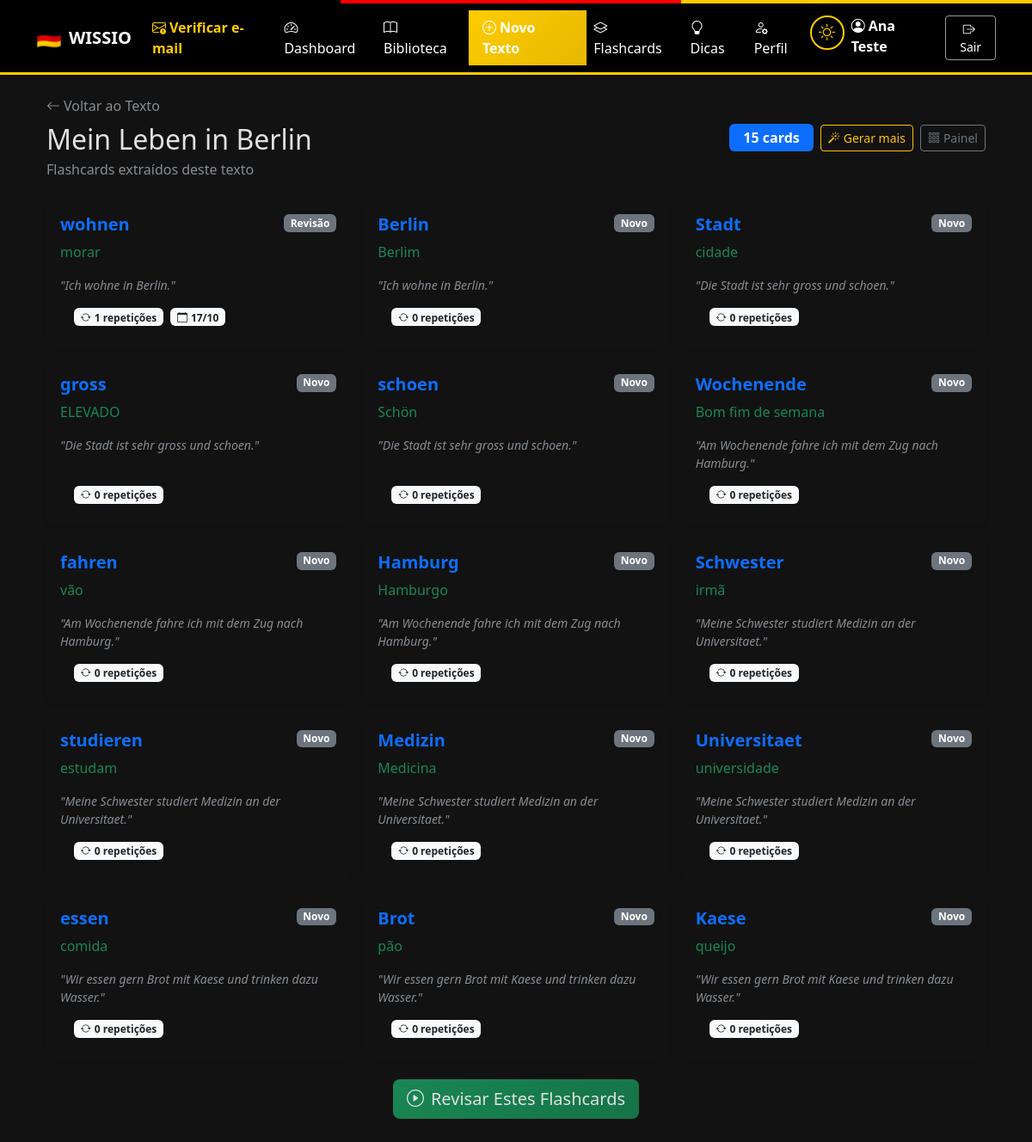
Page /texto/1/flashcards (signed in) on the committed database.
### models.py (models this page shows, shortened)
class Usuario(db.Model):
    __tablename__ = 'usuarios'
    id = db.Column(db.Integer, primary_key=True)
    nome = db.Column(db.String(100), nullable=False)
    email = db.Column(db.String(120), unique=True, nullable=False)
    senha_hash = db.Column(db.String(255), nullable=False)
    objetivo = db.Column(db.Enum(ObjetivoAprendizagem), nullable=True, values_callable=_valores_enum)
    nivel_atual = db.Column(db.Enum(NivelCEFR), default=NivelCEFR.A1, values_callable=_valores_enum)
    meta_diaria_minutos = db.Column(db.Integer, default=5)
    meta_semanal_textos = db.Column(db.Integer, default=3)
    meta_flashcards_iniciais = db.Column(db.Integer, default=20)
    onboarding_concluido = db.Column(db.Boolean, default=False)
    email_verificado = db.Column(db.Boolean, default=False)
    token_verificacao = db.Column(db.String(100), nullable=True)
    token_verificacao_expira = db.Column(db.DateTime, nullable=True)
    tema_escuro = db.Column(db.Boolean, default=False)  # Preferência de tema
    created_at = db.Column(db.DateTime, default=datetime.utcnow)
    updated_at = db.Column(db.DateTime, default=datetime.utcnow, onupdate=datetime.utcnow)
    textos = db.relationship('Texto', backref='usuario', lazy=True, cascade='all, delete-orphan')
    flashcards = db.relationship('Flashcard', backref='usuario', lazy=True, cascade='all, delete-orphan')
    progresso_flashcards = db.relationship('ProgressoFlashcard', backref='usuario', lazy=True, cascade='all, delete-orphan')
    ctest_submissoes = db.relationship('CTestSubmissao', backref='usuario', lazy=True, cascade='all, delete-orphan')
    estatisticas_diarias = db.relationship('EstatisticaDiaria', backref='usuario', lazy=True, cascade='all, delete-orphan')

class Texto(db.Model):
    __tablename__ = 'textos'
    id = db.Column(db.Integer, primary_key=True)
    titulo = db.Column(db.String(150), nullable=False)
    conteudo_original = db.Column(db.Text, nullable=False)
    nivel = db.Column(db.Enum(NivelCEFR), nullable=False, values_callable=_valores_enum)
    ctest_conteudo = db.Column(db.Text, nullable=True)
    ctest_respostas = db.Column(db.JSON, nullable=True)
    categoria = db.Column(db.String(50), nullable=True)
    tempo_estimado_min = db.Column(db.Integer, nullable=True)
    imagem_url = db.Column(db.String(500), nullable=True)
    created_at = db.Column(db.DateTime, default=datetime.utcnow)
    usuario_id = db.Column(db.Integer, db.ForeignKey('usuarios.id'), nullable=False)
    flashcards = db.relationship('Flashcard', backref='texto', lazy=True, cascade='all, delete-orphan')
    ctest_submissoes = db.relationship('CTestSubmissao', backref='texto', lazy=True, cascade='all, delete-orphan')

class Flashcard(db.Model):
    __tablename__ = 'flashcards'
    id = db.Column(db.Integer, primary_key=True)
    palavra_alemao = db.Column(db.String(100), nullable=False)
    traducao = db.Column(db.String(100), nullable=True)
    tipo = db.Column(db.String(40), nullable=True)
    exemplo = db.Column(db.Text, nullable=True)
    imagem_url = db.Column(db.String(500), nullable=True)
    created_at = db.Column(db.DateTime, default=datetime.utcnow)
    usuario_id = db.Column(db.Integer, db.ForeignKey('usuarios.id'), nullable=False)
    texto_id = db.Column(db.Integer, db.ForeignKey('textos.id'), nullable=True)
    progresso = db.relationship('ProgressoFlashcard', backref='flashcard', lazy=True, cascade='all, delete-orphan')

class ProgressoFlashcard(db.Model):
    __tablename__ = 'progresso_flashcards'
    id = db.Column(db.Integer, primary_key=True)
    usuario_id = db.Column(db.Integer, db.ForeignKey('usuarios.id'), nullable=False)
    flashcard_id = db.Column(db.Integer, db.ForeignKey('flashcards.id'), nullable=False)
    stability = db.Column(db.Float, default=0.0)  # Estabilidade da memória (dias)
    difficulty = db.Column(db.Float, default=5.0)  # Dificuldade do cartão (1-10)
    reps = db.Column(db.Integer, default=0)  # Número de revisões bem-sucedidas
    lapses = db.Column(db.Integer, default=0)  # Número de esquecimentos
    state = db.Column(db.Integer, default=0)  # 0=New, 1=Learning, 2=Review, 3=Relearning
    last_review = db.Column(db.DateTime, nullable=True)
    next_review = db.Column(db.DateTime, nullable=True)
    created_at = db.Column(db.DateTime, default=datetime.utcnow)
    updated_at = db.Column(db.DateTime, default=datetime.utcnow, onupdate=datetime.utcnow)
    @property
    def state_label(self):
        return {0: 'Novo', 1: 'Aprendendo', 2: 'Revisão', 3: 'Reaprender'}.get(self.state, 'Novo')
    __table_args__ = (db.UniqueConstraint('usuario_id', 'flashcard_id', name='uq_usuario_flashcard'),)

### app.py (the view)
@app.route('/texto/<int:id>/flashcards')
@login_required
def flashcards_do_texto(id):
    usuario = get_current_user()
    texto = Texto.query.get_or_404(id)
    if texto.usuario_id != usuario.id:
        abort(403)
    flashcards = Flashcard.query.filter_by(texto_id=texto.id, usuario_id=usuario.id).all()
    cards_data = []
    for fc in flashcards:
        prog = ProgressoFlashcard.query.filter_by(usuario_id=usuario.id, flashcard_id=fc.id).first()
        if not prog:
            prog = ProgressoFlashcard(usuario_id=usuario.id, flashcard_id=fc.id)
            db.session.add(prog)
        cards_data.append({'flashcard': fc, 'progresso': prog})
    db.session.commit()
    return render_template('flashcards_texto.html', texto=texto, cards_data=cards_data)

### app.py (called while the page is built)
def login_required(f):
    @wraps(f)
    def decorated_function(*args, **kwargs):
        if 'usuario_id' not in session:
            flash('Faça login para acessar esta página.', 'warning')
            return redirect(url_for('login', next=request.url))
        return f(*args, **kwargs)
    return decorated_function

def get_current_user():
    if 'usuario_id' in session:
        return Usuario.query.get(session['usuario_id'])
    return None

@app.context_processor
def inject_globals():
    usuario = get_current_user()
    tema_escuro = session.get('tema_escuro')
    if tema_escuro is None and usuario is not None:
        tema_escuro = usuario.tema_escuro
    return {
        'usuario': usuario,
        'tema_escuro': bool(tema_escuro),
    }

### templates/flashcards_texto.html (shortened to what this page needs)
{% extends "base.html" %}
{% block content %}
<div class="container mb-5">
    <div class="d-flex justify-content-between align-items-center mb-4 flex-wrap gap-2">
        <div>
            <a href="{{ url_for('ver_texto', id=texto.id) }}" class="text-decoration-none text-muted">
                <i class="bi bi-arrow-left me-1"></i>Voltar ao Texto
            </a>
            <h2 class="mb-1 mt-2">{{ texto.titulo }}</h2>
            <p class="text-muted mb-0">Flashcards extraídos deste texto</p>
        </div>
        <div class="d-flex align-items-center gap-2 flex-wrap">
            <span class="badge bg-primary fs-6 px-3 py-2">{{ cards_data|length }} cards</span>
            <form method="POST" action="{{ url_for('gerar_flashcards_do_texto', id=texto.id) }}" class="d-inline">
                <button class="btn btn-sm btn-outline-warning" title="Extrai novos vocabulários deste texto">
                    <i class="bi bi-magic me-1"></i>Gerar mais
                </button>
            </form>
            <a href="{{ url_for('painel_flashcards') }}" class="btn btn-sm btn-outline-secondary">
                <i class="bi bi-grid-3x3-gap me-1"></i>Painel
            </a>
        </div>
    </div>
    {% if cards_data %}
    <div class="row g-3">
        {% for item in cards_data %}
        <div class="col-md-6 col-lg-4">
            <div class="card flashcard-card h-100 shadow-sm">
                <div class="card-body d-flex flex-column">
                    <div class="d-flex justify-content-between align-items-start mb-2">
                        <h5 class="card-title text-primary mb-0 fw-bold">{{ item.flashcard.palavra_alemao }}</h5>
                        <span class="badge bg-secondary">{{ item.progresso.state_label }}</span>
                    </div>
                    {% if item.flashcard.traducao %}
                    <p class="card-text text-success fw-medium">{{ item.flashcard.traducao }}</p>
                    {% endif %}
                    <p class="card-text text-muted small flex-grow-1">
                        <em>"{{ item.flashcard.exemplo }}"</em>
                    </p>
                    <div class="card-footer bg-transparent border-0 pt-0">
                        <div class="d-flex gap-2">
                            <span class="badge bg-light text-dark small">
                                <i class="bi bi-arrow-repeat me-1"></i>{{ item.progresso.reps }} repetições
                            </span>
                            {% if item.progresso.next_review %}
                            <span class="badge bg-light text-dark small">
                                <i class="bi bi-calendar me-1"></i>{{ item.progresso.next_review.strftime('%d/%m') }}
                            </span>
                            {% endif %}
                        </div>
                    </div>
                </div>
            </div>
        </div>
        {% endfor %}
    </div>
    <div class="text-center mt-4">
        <a href="{{ url_for('flashcards') }}?texto_id={{ texto.id }}" class="btn btn-wissio-success btn-lg">
            <i class="bi bi-play-circle me-2"></i>Revisar Estes Flashcards
        </a>
    </div>
    {% endif %}
</div>
{% endblock %}

### templates/base.html (shortened to what this page needs)
<!DOCTYPE html>
<html lang="pt-br" data-bs-theme="{{ 'dark' if tema_escuro else 'light' }}">
<head>
    <link href="https://cdn.jsdelivr.net/npm/bootstrap@5.3.0/dist/css/bootstrap.min.css" rel="stylesheet">
    <link href="https://cdn.jsdelivr.net/npm/bootstrap-icons@1.11.0/font/bootstrap-icons.css" rel="stylesheet">
</head>
<body>
    <nav class="navbar navbar-expand-lg navbar-wissio shadow-sm">
        <div class="container">
            <a class="navbar-brand fw-bold d-flex align-items-center" href="{{ url_for('home') }}">
                <span class="me-2" style="font-size: 1.5rem;">🇩🇪</span>
                WISSIO
            </a>
            <div class="collapse navbar-collapse" id="navbarNav">
                <ul class="navbar-nav me-auto">
                    {% if session.get('usuario_id') %}
                        {% if usuario and not usuario.email_verificado %}
                        <li class="nav-item">
                            <a class="nav-link fw-semibold" href="{{ url_for('verificar_email') }}"
                               style="color: var(--wissio-gold) !important;" title="Verificar e-mail">
                                <i class="bi bi-envelope-exclamation me-1"></i>Verificar e-mail
                            </a>
                        </li>
                        {% endif %}
                        <li class="nav-item">
                            <a class="nav-link" href="{{ url_for('dashboard') }}"><i class="bi bi-speedometer2 me-1"></i>Dashboard</a>
                        </li>
                        <li class="nav-item">
                            <a class="nav-link" href="{{ url_for('biblioteca') }}"><i class="bi bi-book me-1"></i>Biblioteca</a>
                        </li>
                        <li class="nav-item">
                            <a class="nav-link btn-wissio-primary px-3" href="{{ url_for('novo_texto') }}"><i class="bi bi-plus-circle me-1"></i>Novo Texto</a>
                        </li>
                        <li class="nav-item">
                            <a class="nav-link" href="{{ url_for('painel_flashcards') }}"><i class="bi bi-layers me-1"></i>Flashcards</a>
                        </li>
                        <li class="nav-item">
                            <a class="nav-link" href="{{ url_for('dicas_alemao') }}"><i class="bi bi-lightbulb me-1"></i>Dicas</a>
                        </li>
                        <li class="nav-item">
                            <a class="nav-link" href="{{ url_for('perfil') }}"><i class="bi bi-person-gear me-1"></i>Perfil</a>
                        </li>
                    {% endif %}
                </ul>
                <ul class="navbar-nav ms-auto">
                    {% if session.get('usuario_id') %}
                        <li class="nav-item me-2">
                            <button class="theme-toggle" onclick="toggleTema()" title="Alternar tema" aria-label="Alternar tema escuro/claro">
                                {% if tema_escuro %}
                                <i class="bi bi-sun" style="font-size: 1.2rem;"></i>
                                {% else %}
                                <i class="bi bi-moon" style="font-size: 1.2rem;"></i>
                                {% endif %}
                            </button>
                        </li>
                        <li class="nav-item me-3">
                            <span class="navbar-text">
                                <i class="bi bi-person-circle me-1"></i><strong>{{ session.get('usuario_nome') }}</strong>
                            </span>
                        </li>
                        <li class="nav-item">
                            <a class="btn btn-outline-light btn-sm" href="{{ url_for('logout') }}"><i class="bi bi-box-arrow-right me-1"></i>Sair</a>
                        </li>
                    {% endif %}
                </ul>
            </div>
        </div>
    </nav>
    <div class="container mt-4">
        {% block content %}
        {% endblock %}
    </div>
</body>
</html>

### templates/base.html (style rules this page uses)
:root { --wissio-black: #000000; --wissio-red: #FF0000; --wissio-gold: #FFCC00; --wissio-gold-dark: #E6B800; }
[data-bs-theme="dark"] { --bs-body-bg: #121212; --bs-body-color: #e0e0e0; --bs-card-bg: #1e1e1e; --bs-border-color: #f8f1f1; }
.navbar-wissio { background: var(--wissio-black); border-bottom: 3px solid var(--wissio-gold); }
.navbar-wissio .navbar-brand, .navbar-wissio .nav-link, .navbar-wissio .navbar-text { color: #ffffff !important; }
.navbar-wissio .btn-outline-light { border-color: rgba(255, 255, 255, 0.6); color: #ffffff; }
.btn-wissio-primary { background: linear-gradient(135deg, var(--wissio-gold) 0%, var(--wissio-gold-dark) 100%); border: none; color: var(--wissio-black); font-weight: 600; }
.btn-wissio-success { background: linear-gradient(135deg, #198754 0%, #157347 100%); border: none; }
.card { background-color: var(--bs-card-bg); border-color: var(--bs-border-color); }
.theme-toggle { background: none; border: 2px solid var(--wissio-gold); color: var(--wissio-gold); width: 40px; height: 40px; border-radius: 50%; display: flex; align-items: center; justify-content: center; transition: all 0.2s; }
[data-bs-theme="dark"] .theme-toggle { border-color: var(--wissio-gold); color: var(--wissio-gold); }

### templates/flashcards_texto.html (style rules this page uses)
.flashcard-card { border: none; transition: all 0.2s; }
.flashcard-card .card-title { font-size: 1.25rem; }

### rows in the picture
Usuario: get "Ana Teste"
Texto: titulo "Mein Leben in Berlin"
Flashcard: flashcard.palavra_alemao "wohnen", flashcard.traducao "morar", flashcard.exemplo "Ich wohne in Berlin."
ProgressoFlashcard: progresso.state_label "Revisão", progresso.reps "1", progresso.next_review "17/10"
Flashcard: flashcard.palavra_alemao "Berlin", flashcard.traducao "Berlim", flashcard.exemplo "Ich wohne in Berlin."
ProgressoFlashcard: progresso.state_label "Novo", progresso.reps "0"
Flashcard: flashcard.palavra_alemao "Stadt", flashcard.traducao "cidade", flashcard.exemplo "Die Stadt ist sehr gross und schoen."
ProgressoFlashcard: progresso.state_label "Novo", progresso.reps "0"
Flashcard: flashcard.palavra_alemao "gross", flashcard.traducao "ELEVADO", flashcard.exemplo "Die Stadt ist sehr gross und schoen."
ProgressoFlashcard: progresso.state_label "Novo", progresso.reps "0"
Flashcard: flashcard.palavra_alemao "schoen", flashcard.traducao "Schön", flashcard.exemplo "Die Stadt ist sehr gross und schoen."
ProgressoFlashcard: progresso.state_label "Novo", progresso.reps "0"
Flashcard: flashcard.palavra_alemao "Wochenende", flashcard.traducao "Bom fim de semana", flashcard.exemplo "Am Wochenende fahre ich mit dem Zug nach Hamburg."
ProgressoFlashcard: progresso.state_label "Novo", progresso.reps "0"
Flashcard: flashcard.palavra_alemao "fahren", flashcard.traducao "vão", flashcard.exemplo "Am Wochenende fahre ich mit dem Zug nach Hamburg."
ProgressoFlashcard: progresso.state_label "Novo", progresso.reps "0"
Flashcard: flashcard.palavra_alemao "Hamburg", flashcard.traducao "Hamburgo", flashcard.exemplo "Am Wochenende fahre ich mit dem Zug nach Hamburg."
ProgressoFlashcard: progresso.state_label "Novo", progresso.reps "0"
Flashcard: flashcard.palavra_alemao "Schwester", flashcard.traducao "irmã", flashcard.exemplo "Meine Schwester studiert Medizin an der Universitaet."
ProgressoFlashcard: progresso.state_label "Novo", progresso.reps "0"
Flashcard: flashcard.palavra_alemao "studieren", flashcard.traducao "estudam", flashcard.exemplo "Meine Schwester studiert Medizin an der Universitaet."
ProgressoFlashcard: progresso.state_label "Novo", progresso.reps "0"
Flashcard: flashcard.palavra_alemao "Medizin", flashcard.traducao "Medicina", flashcard.exemplo "Meine Schwester studiert Medizin an der Universitaet."
ProgressoFlashcard: progresso.state_label "Novo", progresso.reps "0"
Flashcard: flashcard.palavra_alemao "Universitaet", flashcard.traducao "universidade", flashcard.exemplo "Meine Schwester studiert Medizin an der Universitaet."
ProgressoFlashcard: progresso.state_label "Novo", progresso.reps "0"
Flashcard: flashcard.palavra_alemao "essen", flashcard.traducao "comida", flashcard.exemplo "Wir essen gern Brot mit Kaese und trinken dazu Wasser."
ProgressoFlashcard: progresso.state_label "Novo", progresso.reps "0"
Flashcard: flashcard.palavra_alemao "Brot", flashcard.traducao "pão", flashcard.exemplo "Wir essen gern Brot mit Kaese und trinken dazu Wasser."
ProgressoFlashcard: progresso.state_label "Novo", progresso.reps "0"
Flashcard: flashcard.palavra_alemao "Kaese", flashcard.traducao "queijo", flashcard.exemplo "Wir essen gern Brot mit Kaese und trinken dazu Wasser."
ProgressoFlashcard: progresso.state_label "Novo", progresso.reps "0"

### other values in the picture
{{ cards_data|length }} "15"
